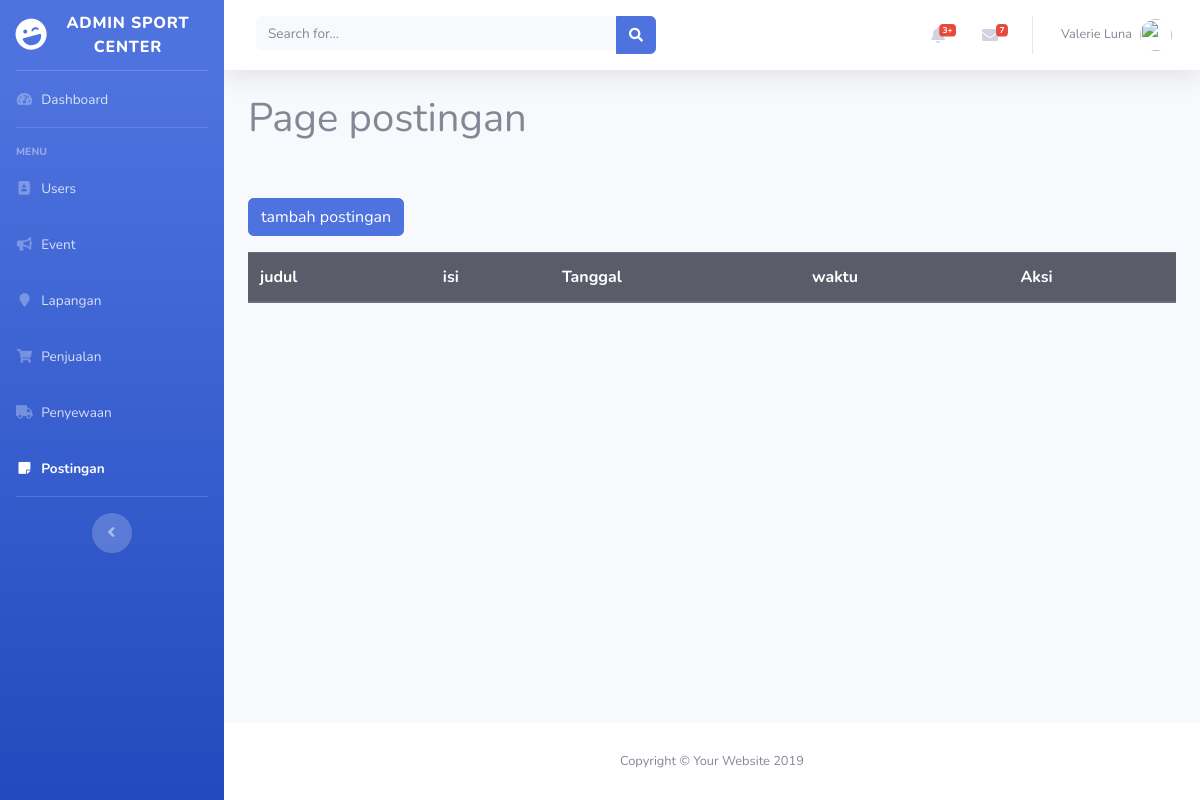
/admin/postingan.php, run on an earlier commit of the app's database.
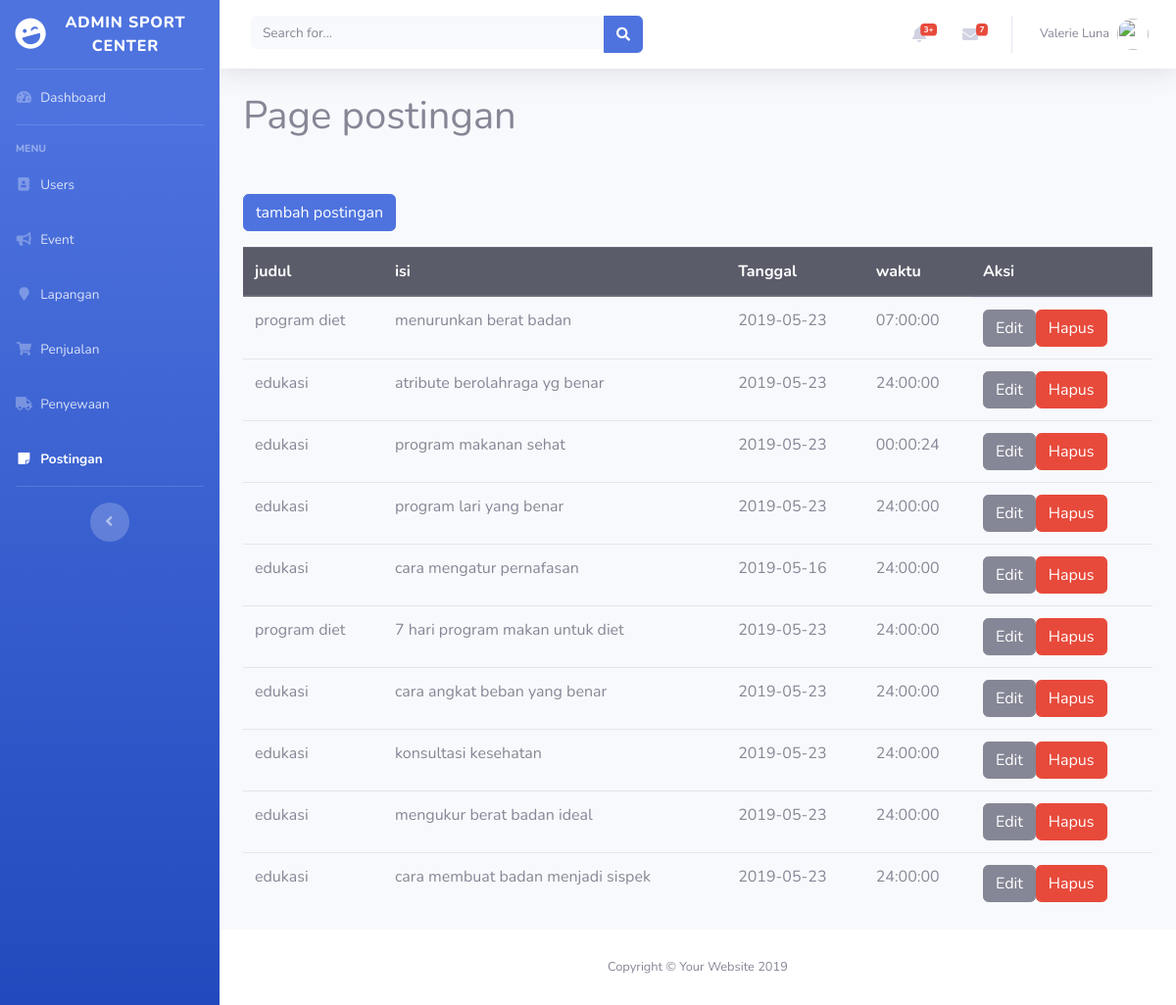
And on a later commit of the database.
### tables this page shows
CREATE TABLE `postingan` (
  `id` int(10) NOT NULL,
  `penulis_id` char(100) NOT NULL,
  `judul` varchar(100) NOT NULL,
  `isi` varchar(100) NOT NULL,
  `tanggal` date NOT NULL,
  `waktu` time NOT NULL
);

### admin/postingan.php (the view, shortened to what the changed rows need)
<?php
require_once '../conn.php';
?>
<!DOCTYPE html>
<html lang="en">
<head>
    <link href="vendor/fontawesome-free/css/all.min.css" rel="stylesheet" type="text/css">
    <link href="css/sb-admin-2.min.css" rel="stylesheet">
</head>
<body id="page-top">
    <div id="wrapper">
        <div id="content-wrapper" class="d-flex flex-column">
            <div id="content">
                <div class="container-fluid">
                    <h1>Page postingan</h1>
                    <?php
                    $query = 'SELECT * FROM postingan';
                    $postingans = mysqli_query($conn, $query);
                    ?>
                    <table class="table">
                        <thead class="thead-dark">
                            <tr>
                                <th scope="col">judul </th>
                                <th scope="col">isi</th>
                                <th scope="col">Tanggal</th>
                                <th scope="col">waktu</th>
                                <th scope="col">Aksi</th>
                            </tr>
                        </thead>
                        <tbody>
                            <?php foreach ($postingans as $postingan) : ?>
                                <tr>
                                    <td><?php echo $postingan['judul']   ?></td>
                                    <td><?php echo $postingan['isi']   ?></td>
                                    <td><?php echo $postingan['tanggal']   ?></td>
                                    <td><?php echo $postingan['waktu']   ?></td>
                                    <td class="d-flex">
                                        <form action="" method="get">
                                            <button class="btn btn-secondary" type="submit"> Edit </button>
                                        </form>
                                        <form action="delete-postingan.php" method="get" >
                                            <button class="btn btn-danger"> Hapus </button>
                                        </form>
                                    </td>
                                </tr>
                            <?php endforeach; ?>
                        </tbody>
                    </table>
                </div>
            </div>
        </div>
    </div>
</body>
</html>

What changed in the data, as far as the page shows it:
added postingan: judul "program diet", isi "menurunkan berat badan", tanggal "2019-05-23", waktu "07:00:00"
added postingan: judul "edukasi", isi "atribute berolahraga yg benar", tanggal "2019-05-23", waktu "24:00:00"
added postingan: judul "edukasi", isi "program makanan sehat", tanggal "2019-05-23", waktu "00:00:24"
added postingan: judul "edukasi", isi "program lari yang benar", tanggal "2019-05-23", waktu "24:00:00"
added postingan: judul "edukasi", isi "cara mengatur pernafasan", tanggal "2019-05-16", waktu "24:00:00"
added postingan: judul "program diet", isi "7 hari program makan untuk diet", tanggal "2019-05-23", waktu "24:00:00"
added postingan: judul "edukasi", isi "cara angkat beban yang benar", tanggal "2019-05-23", waktu "24:00:00"
added postingan: judul "edukasi", isi "konsultasi kesehatan", tanggal "2019-05-23", waktu "24:00:00"
added postingan: judul "edukasi", isi "mengukur berat badan ideal", tanggal "2019-05-23", waktu "24:00:00"
added postingan: judul "edukasi", isi "cara membuat badan menjadi sispek", tanggal "2019-05-23", waktu "24:00:00"
